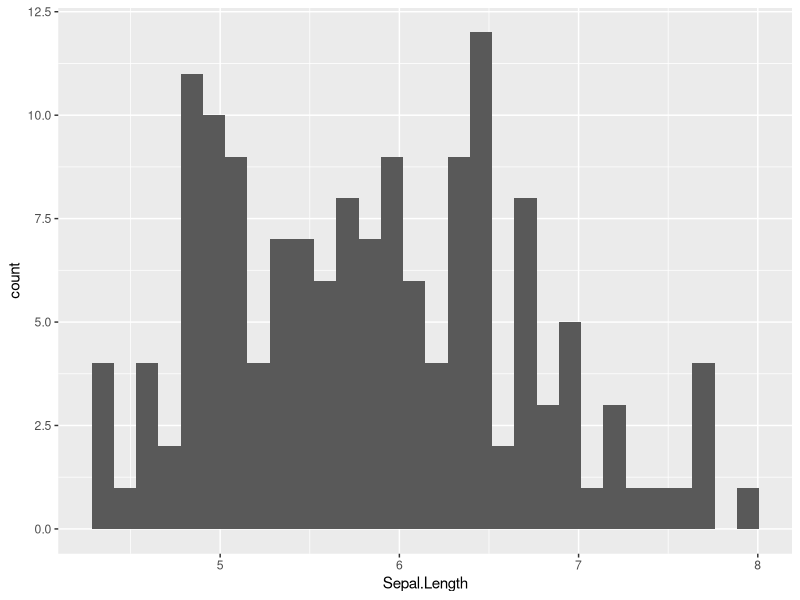
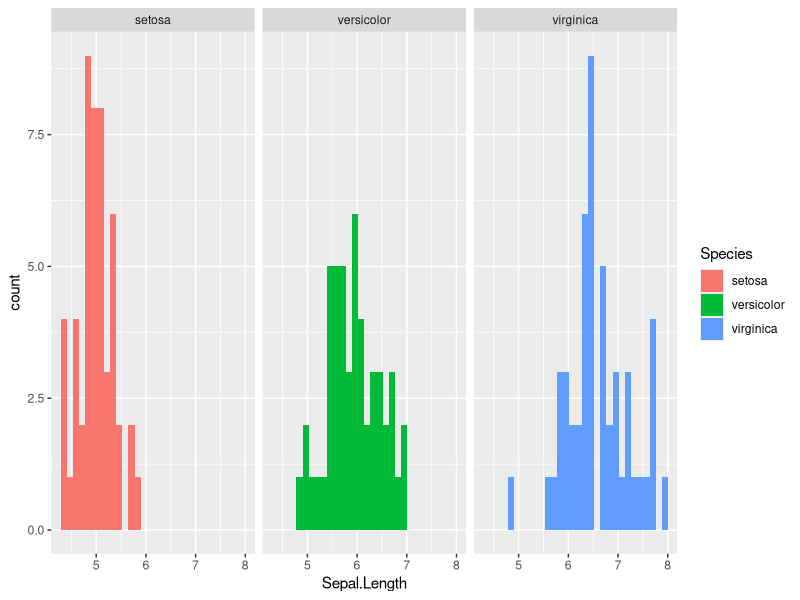
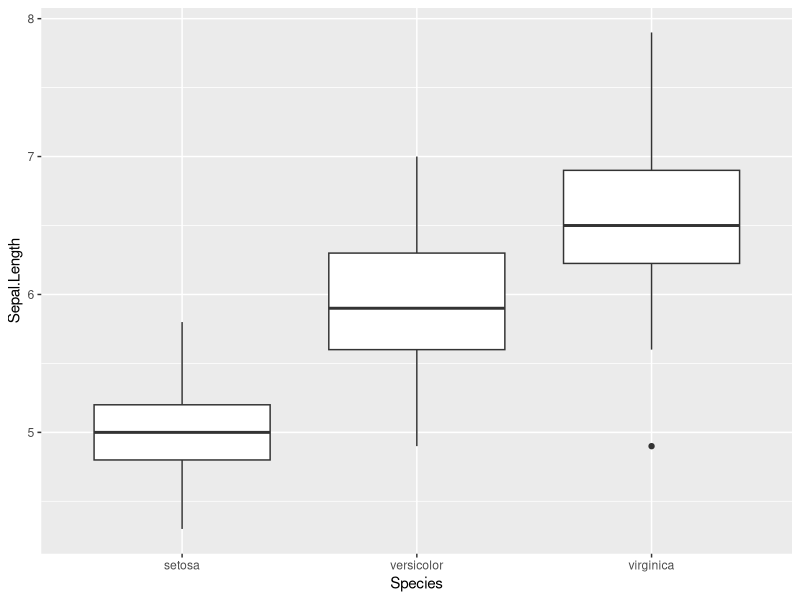

These charts were generated, in order, by the following R code: (Note: this script raises an error after producing the figures.)
## ---- chunk 1
iris
# or
print(iris)
## ---- chunk 2
?iris
## ---- chunk 3
nrow(iris)
## ---- chunk 4
ncol(iris)
## ---- chunk 5
dim(iris)
## ---- chunk 6
str(iris)
## ---- chunk 7
library(ggplot2)
## ---- chunk 8
ggplot(iris, aes(x=Sepal.Length)) +
  geom_histogram()
## ---- chunk 9
ggplot(iris, aes(x=Sepal.Length, fill=Species)) +
  geom_histogram() + 
  facet_wrap(~ Species)
## ---- chunk 10
ggplot(iris, aes(x=Species, y=Sepal.Length)) +
  geom_boxplot()
## ---- chunk 11
library(caret)
## ---- chunk 12
model_rf <- caret::train(Species ~ . , 
                         data=data_train, 
                         method='rf', 
                         trControl=trainControl(method="none"),
                         tuneGrid=data.frame(mtry=1)
                         )
data_pred <- predict(model_rf, newdata=data_test[,1:4])
caret::confusionMatrix(data_pred, data_test$Species)
## ---- chunk 13
ctrl_rf <- caret::trainControl(method = 'cv', number = 5)
model_rf <- caret::train(Species ~ . , 
                         data=data_train, 
                         trControl=ctrl_rf,
                         tuneGrid=data.frame(mtry=c(1,2,3,4)),
                         method='rf')
caret::confusionMatrix(predict(model_rf, newdata=data_test[,1:4]), data_test$Species)
ggplot(model_rf)
## ---- chunk 14
ctrl_knn <- caret::trainControl(method = 'repeatedcv', number=5
                                , repeats = 10)
model_knn <- caret::train(Species ~ . ,
                      data=data_train,
                      trControl=ctrl_knn,
                      method='knn')
print(model_knn)
## ---- chunk 15
ggplot(model_knn)
caret::confusionMatrix(predict(model_knn, newdata=data_test), data_test$Species)
